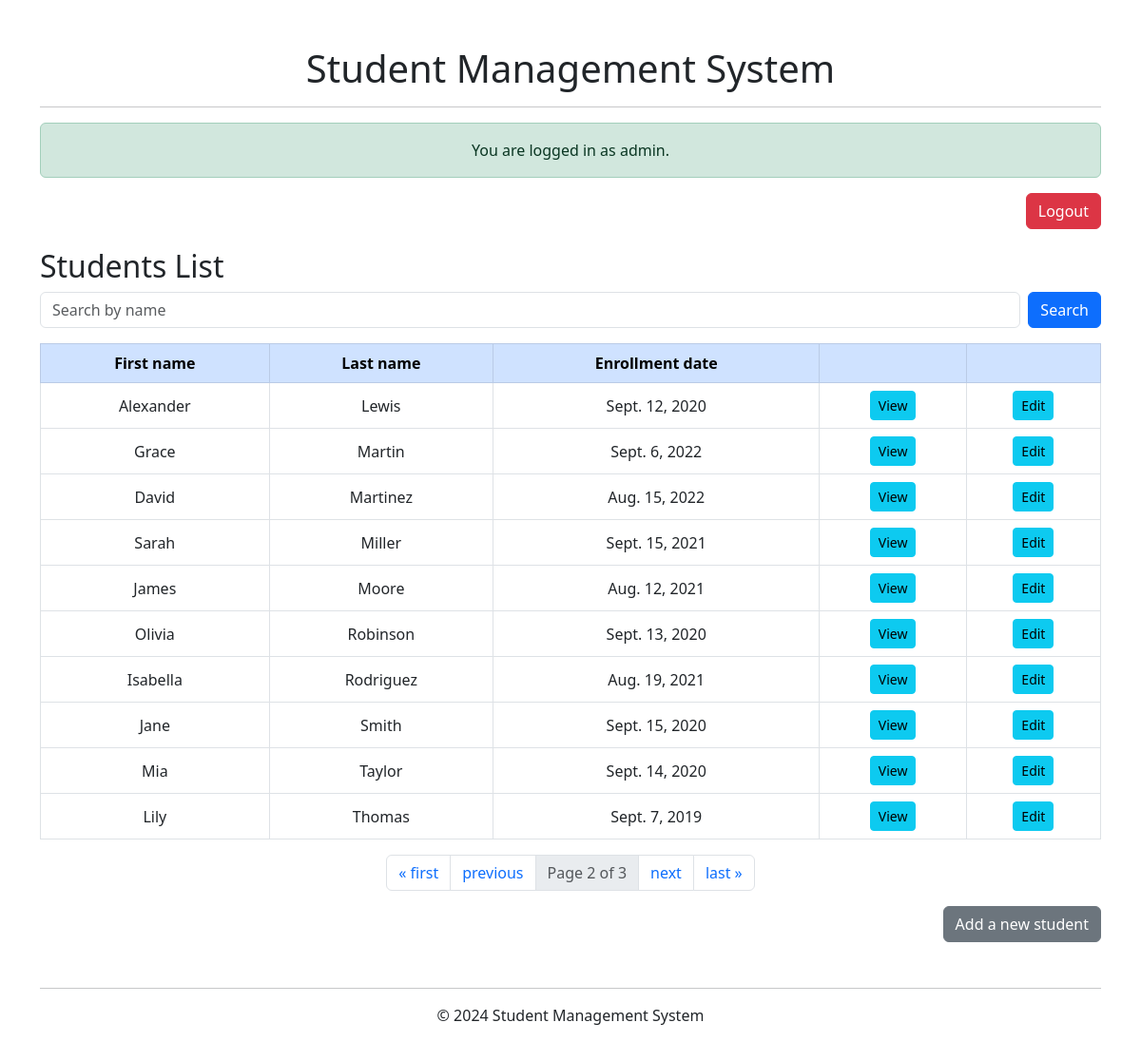
Page /?page=2 (signed in) on the committed database.
### student/models.py (models this page shows, shortened)
class Student(models.Model):
    first_name = models.CharField(max_length=100)
    last_name = models.CharField(max_length=100)
    email = models.EmailField()
    date_of_birth = models.DateField()
    enrollment_date = models.DateField()
    grade = models.IntegerField()

### student/views.py (the view)
# urls.py: path("", views.student_index, name="student_index"),
def student_index(request):
    students = Student.objects.all().order_by('last_name')
    paginator = Paginator(students, 10)  # Show 10 students per page
    page_number = request.GET.get('page')
    students = paginator.get_page(page_number)
    return render(request, 'student/index.html', {'students': students})

### student/templates/student/index.html
{% extends 'base.html' %}
{% block content %}
<h2 style="text-align: left;">Students List</h2>
{% block students %}
<div class="mb-3">
    <form class="d-flex" method="GET" action="{% url 'student_search' %}">
        <input class="form-control me-2" type="text" name="q" placeholder="Search by name">
        <button class="btn btn-primary" type="submit">Search</button>
    </form>
</div>
<div class="table-responsive">
    <table class="table table-hover table-bordered align-middle">
        <thead class="table-primary text-center">
            <tr>
                <th scope="col">First name</th>
                <th scope="col">Last name</th>
                <th scope="col">Enrollment date</th>
                <th scope="col"></th>
                <th scope="col"></th>
            </tr>
        </thead>
        <tbody>
            {% for student in students %}
            <tr>
                <td class="text-center">{{ student.first_name }}</td>
                <td class="text-center">{{ student.last_name }}</td>
                <td class="text-center">{{ student.enrollment_date }}</td>
                <td class="text-center">
                    <a class="btn btn-info btn-sm" href="{% url 'student_detail' student.pk %}">View</a>
                </td>
                <td class="text-center">
                    <a class="btn btn-info btn-sm" href="{% url 'student_edit' student.pk %}">Edit</a>
                </td>
            </tr>
            {% empty %}
            <tr>
                <td colspan="4">No students available.</td>
            </tr>
            {% endfor %}
        </tbody>
    </table>
</div>
<nav aria-label="page navigation">
    <ul class="pagination justify-content-center">
        {% if students.has_previous %}
        <li class="page-item">
            <a class="page-link" href="?page=1">&laquo; first</a>
        </li>
        <li class="page-item">
            <a class="page-link" href="?page={{ students.previous_page_number }}">previous</a>
        </li>
        {% endif %}
        <li class="page-item disabled">
            <a class="page-link">Page {{ students.number }} of {{ students.paginator.num_pages }}</a>
        </li>
        {% if students.has_next %}
        <li class="page-item">
            <a class="page-link" href="?page={{ students.next_page_number }}">next</a>
        </li>
        <li class="page-item">
            <a class="page-link" href="?page={{ students.paginator.num_pages }}">last &raquo;</a>
            {% endif %}
    </ul>
</nav>
{% endblock %}
<div class="text-end"><a class="btn btn-secondary" href="{% url 'student_add' %}">Add a new student</a></div>
{% endblock %}

### student/templates/base.html (shortened to what this page needs)
<!DOCTYPE html>
<html lang="en">
<head>
    <link href="https://cdn.jsdelivr.net/npm/bootstrap@5.3.0-alpha1/dist/css/bootstrap.min.css" rel="stylesheet">
</head>
<body>
    <div class="container mt-5">
        <header class="text-center" style="padding-bottom: 20px;">
            <h1>Student Management System</h1>
            <hr>
            {% if user.is_authenticated %}
            <p class="alert alert-success">You are logged in as {{ user.username }}.</p>
            <div class="d-grid gap-2 d-md-block text-end">
                <a href="{% url 'logout' %}" class="btn btn-danger">Logout</a>
            </div>
            {% else %}
            <div class="d-grid gap-2 d-md-block text-end">
                <a href="{% url 'login' %}" class="btn btn-primary">Login</a>
                <a href="{% url 'signup' %}" class="btn btn-secondary">Sign Up</a>
            </div>
            {% endif %}
        </header>
        <main>
            {% block content %}{% endblock %}
        </main>
        <footer class="text-center mt-5">
            <hr>
            <p>&copy; 2024 Student Management System</p>
        </footer>
    </div>
</body>
</html>

### rows in the picture
Student: first_name "Alexander", last_name "Lewis", enrollment_date "Sept. 12, 2020"
Student: first_name "Grace", last_name "Martin", enrollment_date "Sept. 6, 2022"
Student: first_name "David", last_name "Martinez", enrollment_date "Aug. 15, 2022"
Student: first_name "Sarah", last_name "Miller", enrollment_date "Sept. 15, 2021"
Student: first_name "James", last_name "Moore", enrollment_date "Aug. 12, 2021"
Student: first_name "Olivia", last_name "Robinson", enrollment_date "Sept. 13, 2020"
Student: first_name "Isabella", last_name "Rodriguez", enrollment_date "Aug. 19, 2021"
Student: first_name "Jane", last_name "Smith", enrollment_date "Sept. 15, 2020"
Student: first_name "Mia", last_name "Taylor", enrollment_date "Sept. 14, 2020"
Student: first_name "Lily", last_name "Thomas", enrollment_date "Sept. 7, 2019"

### other values in the picture
{{ user.username }} "admin"
{{ students.number }} "2"
{{ students.paginator.num_pages }} "3"
